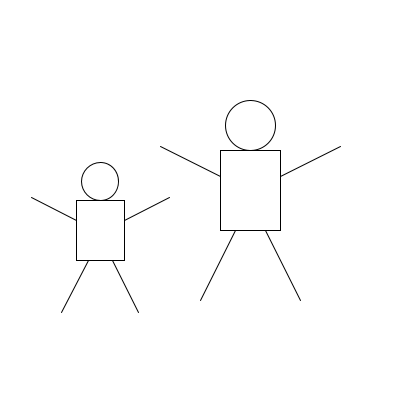
Frame 1 (no input)
Frame 60 (the mouse pressed at the canvas centre just before this capture): identical to frame 1, image omitted
Frame 120 (the mouse held since frame 60 and released just before this capture): identical to frame 1, image omitted

The Processing sketch that drew this single still picture (run headless with seeded random() and noise(); from frame 60 on, the mouse is pressed at the canvas centre):

// Processing sketch: Tutorial_2_Q4
// ── Tutorial_2_Q4.pde
void setup() {
  size(400, 400);
}

void draw() {
  background(255);
  
  // Draw humans at different positions
  drawHuman(100, 200, 80, 150);
  drawHuman(250, 150, 100, 200);
}

void drawHuman(float x, float y, float w, float h) {
  // Calculate proportions
  float headSize = h * 0.25;
  float bodyHeight = h * 0.4;
  float bodyWidth = w * 0.6;
  float armLength = h * 0.3;
  float legLength = h * 0.35;
  
  // Head
  ellipse(x, y - headSize/2, headSize, headSize);
  
  // Body (rectangle from neck to waist)
  rect(x - bodyWidth/2, y, bodyWidth, bodyHeight);
  
  // Arms
  line(x - bodyWidth/2, y + bodyHeight/3, 
       x - bodyWidth/2 - armLength, y + bodyHeight/3 - armLength/2);
  line(x + bodyWidth/2, y + bodyHeight/3, 
       x + bodyWidth/2 + armLength, y + bodyHeight/3 - armLength/2);
  
  // Legs
  line(x - bodyWidth/4, y + bodyHeight, 
       x - bodyWidth/4 - legLength/2, y + bodyHeight + legLength);
  line(x + bodyWidth/4, y + bodyHeight, 
       x + bodyWidth/4 + legLength/2, y + bodyHeight + legLength);
}
